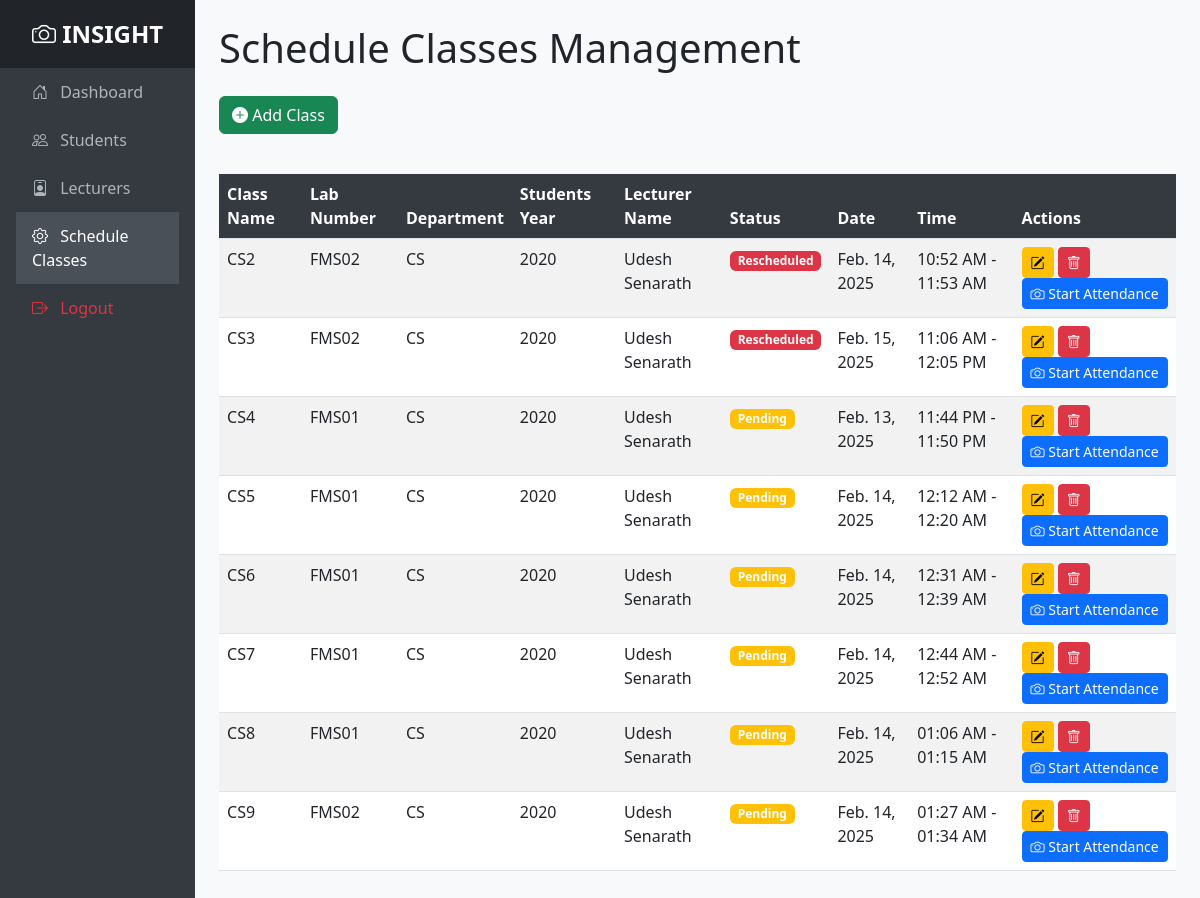
The app's page /class-schedules/ with its own data.
### app/models.py (models this page shows, shortened)
class ClassSchedule(models.Model):
    STATUS_CHOICES = [
        ('Pending', 'Pending'),
        ('Rescheduled', 'Rescheduled'),
        ('Finished', 'Finished'),
    ]
    class_name = models.CharField(max_length=100, unique=True)
    lecturer = models.ForeignKey(Lecture, on_delete=models.CASCADE)
    students = models.ManyToManyField('Students', blank=True)
    lab = models.ForeignKey(Lab, on_delete=models.CASCADE)
    date = models.DateField()
    start_time = models.TimeField()
    end_time = models.TimeField()
    s_department = models.CharField(max_length=100, blank=True, null=True)
    s_Year = models.CharField(max_length=10, blank=True, null=True)
    status = models.CharField(max_length=20, choices=STATUS_CHOICES, default='Pending')

class Lab(models.Model):
    lab_number = models.CharField(max_length=10, unique=True)
    capacity = models.IntegerField()
    def __str__(self):
        return f"Lab {self.lab_number}"

class Lecture(models.Model):
    DEPARTMENT_CHOICES = [
        ('CS', 'Computer Science'),
        ('IT', 'Information Technology'),
        ('ENG', 'Engineering'),
        ('BIZ', 'Business'),
        ('SCI', 'Science'),
    ]
    l_reg_number = models.CharField(max_length=20, unique=True, default='RJT/0000')
    l_first_name = models.CharField(max_length=50)
    l_last_name = models.CharField(max_length=50)
    l_email = models.EmailField(unique=True)
    l_phone = models.CharField(max_length=15)
    l_department = models.CharField(max_length=50, choices=DEPARTMENT_CHOICES, default='CS')
    def full_name(self):
        return f"{self.l_first_name} {self.l_last_name}"
    def __str__(self):
        return self.full_name()

### app/views.py (the view)
# urls.py: path('class-schedules/', views.class_schedule_list, name='class_schedule_list'),
def class_schedule_list(request):
    form = ClassScheduleForm()
    schedules = ClassSchedule.objects.all()
    labs = Lab.objects.all()
    lectures = Lecture.objects.all()
    return render(request, 'Schedule_classes.html', {'schedules': schedules, 'form': form, 'labs': labs, 'lectures': lectures})

### templates/Schedule_classes.html (shortened to what this page needs)
<!DOCTYPE html>
<html lang="en">
<head>
  <link
    href="https://cdn.jsdelivr.net/npm/bootstrap@5.3.0-alpha3/dist/css/bootstrap.min.css"
    rel="stylesheet"
  >
  <link
    href="https://cdn.jsdelivr.net/npm/bootstrap-icons/font/bootstrap-icons.css"
    rel="stylesheet"
  >
</head>
<body>
  <div class="dashboard">
    <div class="sidebar d-flex flex-column">
      <div class="logo">
        <i class="bi bi-camera"></i> INSIGHT
      </div>
      <nav class="nav flex-column px-3">
        <a href="{% url 'home' %}" class="nav-link">
          <i class="bi bi-house-door me-2"></i> Dashboard
        </a>
        <a href="{% url 'student_list' %}" class="nav-link">
          <i class="bi bi-people me-2"></i> Students
        </a>
        <a href="{% url 'lecture_list' %}" class="nav-link">
          <i class="bi bi-person-badge me-2"></i> Lecturers
        </a>
        <a href="{% url 'class_schedule_list' %}" class="nav-link active">
            <i class="bi bi-gear me-2"></i> Schedule Classes
        </a>
        <a href="{% url 'user_logout' %}" class="nav-link text-danger">
          <i class="bi bi-box-arrow-right me-2"></i> Logout
        </a>
      </nav>
    </div>
    <div class="content">
      <h1 class="mb-4">Schedule Classes Management</h1>
      <button class="btn btn-success btn-add-class" data-bs-toggle="modal" data-bs-target="#addClassModal">
        <i class="bi bi-plus-circle-fill"></i> Add Class
      </button>
      <div class="mt-4">
        <div class="table-responsive">
          <table class="table table-striped table-hover">
            <thead>
              <tr>
                <th>Class Name</th>
                <th>Lab Number</th>
		            <th>Department</th>
		            <th>Students Year</th>
		            <th>Lecturer Name</th>
                <th>Status</th>
                <th>Date</th>
                <th>Time</th>
                <th>Actions</th>
              </tr>
            </thead>
            <tbody>
              {% for schedule in schedules %}
              <tr>
                <td>{{ schedule.class_name }}</td>
                <td>{{ schedule.lab.lab_number }}</td>
		            <td>{{ schedule.s_department }}</td>
		            <td>{{ schedule.s_Year }}</td>
		            <td>{{ schedule.lecturer.full_name }}</td>
                <td><span class="badge {% if schedule.status == 'Pending' %}bg-warning{% elif schedule.status == 'Rescheduled' %}bg-danger{% elif schedule.status == 'Finished' %}bg-success{% else %}bg-secondary{% endif %}">{{ schedule.status }}</span></td>
                <td>{{ schedule.date }}</td>
                <td>{{ schedule.start_time|date:"h:i A" }} - {{ schedule.end_time|date:"h:i A" }}</td>
                <td>
                  <button class="btn btn-sm btn-warning editClassBtn" data-class='{"class_name": "{{ schedule.class_name }}", "lab": "{{ schedule.lab.id }}", "s_department": "{{ schedule.s_department }}", "s_Year": "{{ schedule.s_Year }}", "lecturer": "{{ schedule.lecturer.id }}", "date": "{{ schedule.date|date:"Y-m-d" }}", "start_time": "{{ schedule.start_time|time:"H:i" }}", "end_time": "{{ schedule.end_time|time:"H:i" }}"}' data-bs-toggle="modal" data-bs-target="#editModal">
                    <i class="bi bi-pencil-square"></i>
                  </button>
                  <button class="btn btn-sm btn-danger deleteClassBtn" data-bs-toggle="modal" data-bs-target="#deleteModal" data-id="{{ schedule.id }}">
                    <i class="bi bi-trash"></i>
                  </button>
                  <a href="{% url 'mark_attendance' schedule.id %}" class="btn btn-sm btn-primary">
                    <i class="bi bi-camera"></i> Start Attendance
                  </a>
                </td>
              </tr>
              {% endfor %}
            </tbody>
          </table>
        </div>
      </div>
  </div>
</body>
</html>

### templates/Schedule_classes.html (style rules this page uses)
body { display: flex; min-height: 100vh; flex-direction: column; }
.dashboard { display: flex; flex-grow: 1; overflow: hidden; }
.sidebar { width: 250px; background-color: #343a40; color: white; transition: 0.3s; }
.sidebar .logo { text-align: center; font-size: 1.5rem; font-weight: bold; padding: 1rem; background: #212529; }
.sidebar .nav-link { color: #adb5bd; padding: 0.75rem 1rem; }
.sidebar .nav-link:hover, .sidebar .nav-link.active { background-color: #495057; color: white; }
.content { flex-grow: 1; background-color: #f8f9fa; overflow-y: auto; padding: 1.5rem; }
.table thead th { background-color: #343a40; color: white; }
.btn-add-class { margin-bottom: 1rem; }

### records on screen
ClassSchedule: class_name "CS2", lab.lab_number "FMS02", s_department "CS", s_Year "2020", lecturer.full_name "Udesh Senarath", status "Rescheduled", date "Feb. 14, 2025", start_time "10:52 AM", end_time "11:53 AM"
ClassSchedule: class_name "CS3", lab.lab_number "FMS02", s_department "CS", s_Year "2020", lecturer.full_name "Udesh Senarath", status "Rescheduled", date "Feb. 15, 2025", start_time "11:06 AM", end_time "12:05 PM"
ClassSchedule: class_name "CS4", lab.lab_number "FMS01", s_department "CS", s_Year "2020", lecturer.full_name "Udesh Senarath", status "Pending", date "Feb. 13, 2025", start_time "11:44 PM", end_time "11:50 PM"
ClassSchedule: class_name "CS5", lab.lab_number "FMS01", s_department "CS", s_Year "2020", lecturer.full_name "Udesh Senarath", status "Pending", date "Feb. 14, 2025", start_time "12:12 AM", end_time "12:20 AM"
ClassSchedule: class_name "CS6", lab.lab_number "FMS01", s_department "CS", s_Year "2020", lecturer.full_name "Udesh Senarath", status "Pending", date "Feb. 14, 2025", start_time "12:31 AM", end_time "12:39 AM"
ClassSchedule: class_name "CS7", lab.lab_number "FMS01", s_department "CS", s_Year "2020", lecturer.full_name "Udesh Senarath", status "Pending", date "Feb. 14, 2025", start_time "12:44 AM", end_time "12:52 AM"
ClassSchedule: class_name "CS8", lab.lab_number "FMS01", s_department "CS", s_Year "2020", lecturer.full_name "Udesh Senarath", status "Pending", date "Feb. 14, 2025", start_time "01:06 AM", end_time "01:15 AM"
ClassSchedule: class_name "CS9", lab.lab_number "FMS02", s_department "CS", s_Year "2020", lecturer.full_name "Udesh Senarath", status "Pending", date "Feb. 14, 2025", start_time "01:27 AM", end_time "01:34 AM"
